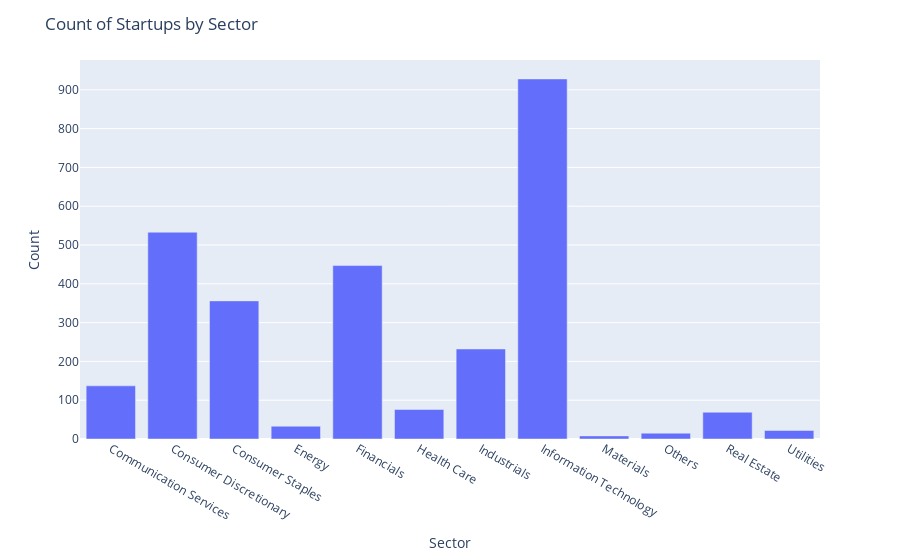

Notebook code cell kept with this figure:
### Code cell
# Apply mapping and group by sector, then count occurrences
sector_counts = (
    final_dataset['sector']
    .map(map_sector_to_gics)
    .reset_index()
    .groupby('sector')
    .count()
    .rename(columns={'index': 'count'})
)

# Create the bar chart using Plotly
fig = px.bar(sector_counts, x=sector_counts.index, y='count', labels={'count': 'Count'})

# Customizing layout 
fig.update_layout(
    title='Count of Startups by Sector',
    xaxis_title='Sector',
    yaxis_title='Count',
)

# Show the plot
fig.show()

### Figure 1 — Plotly figure (JSON) as saved in the notebook; plotly's stock layout.template omitted (floating-point values rounded to 4 significant figures)
{"data": [{"alignmentgroup": "True", "hovertemplate": "sector=%{x}<br>Count=%{y}<extra></extra>", "legendgroup": "", "marker": {"color": "#636efa", "pattern": {"shape": ""}}, "name": "", "offsetgroup": "", "orientation": "v", "showlegend": false, "textposition": "auto", "type": "bar", "x": ["Communication Services", "Consumer Discretionary", "Consumer Staples", "Energy", "Financials", "Health Care", "Industrials", "Information Technology", "Materials", "Others", "Real Estate", "Utilities"], "xaxis": "x", "y": [137, 533, 356, 33, 447, 76, 232, 928, 8, 15, 69, 22], "yaxis": "y"}], "layout": {"barmode": "relative", "legend": {"tracegroupgap": 0}, "margin": {"t": 60}, "title": {"text": "Count of Startups by Sector"}, "xaxis": {"anchor": "y", "domain": [0, 1], "title": {"text": "Sector"}}, "yaxis": {"anchor": "x", "domain": [0, 1], "title": {"text": "Count"}}}}
